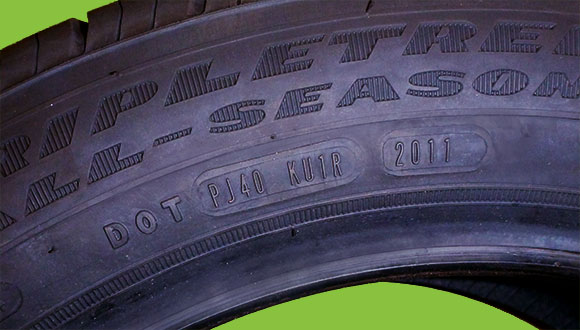
#> input picture images/8829199908894.jpg, 580 x 330 px
$ python main.py
#> lines starting #> are read from the running program, lines starting #| are printed output that depends on the picture
import cv2


def print_hi(name):
    # Use a breakpoint in the code line below to debug your script.
    print(f'Hi, {name}')  # Press Ctrl+F8 to toggle the breakpoint.


def loading_displaying_saving():
    img = cv2.imread('images/8829199908894.jpg', cv2.IMREAD_GRAYSCALE)
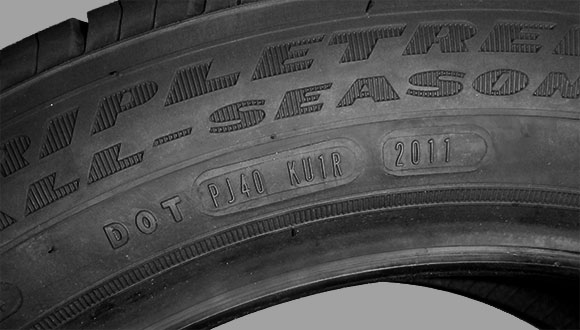
#> img: shape (330, 580); min 0, max 197, mean 73.8
    cv2.imshow('tire', img)
    cv2.waitKey(0)
    cv2.imwrite('images/8829199908894_gray.jpg', img)


# Press the green button in the gutter to run the script.
if __name__ == '__main__':
    # print_hi('PyCharm')
    loading_displaying_saving()

# See PyCharm help at https://www.jetbrains.com/help/pycharm/
